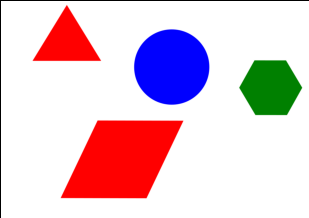
#> input picture shapes.png, 309 x 218 px
$ python segmentation.py
#> lines starting #> are read from the running program, lines starting #| are printed output that depends on the picture; after the words box and inside, x2 and y2 are one past the last pixel; in counts of white or black regions, pixels touching at a corner belong together
import cv2

# Open the image
im = cv2.imread("shapes.png")
#> im is the input picture: shape (218, 309, 3); mean B, G, R 210.7, 198.8, 226.4

# Convert the image to grayscale
im_gray = cv2.cvtColor(im, cv2.COLOR_BGR2GRAY)
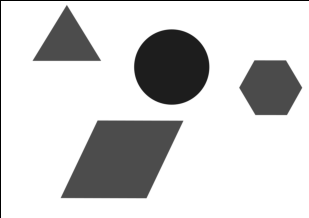
#> im_gray: shape (218, 309); min 0, max 255, mean 208.4

# Apply thresholding to the image
threshold = 128
_, im_binary = cv2.threshold(im_gray, threshold, 255, cv2.THRESH_BINARY)
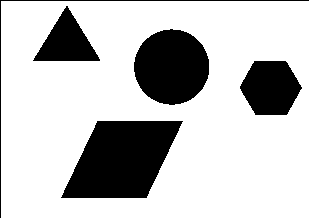
#> im_binary: shape (218, 309); 76.3% white; 5 black regions, box (x1, y1, x2, y2) and area: (61, 121, 183, 198) 6581, (134, 29, 209, 105) 4432, (240, 61, 302, 115) 2539, (33, 6, 100, 61) 1898, (0, 0, 309, 218) 526

# Save the binary image
cv2.imshow('Webcam', im_binary)
cv2.waitKey(0)
cv2.destroyAllWindows()
